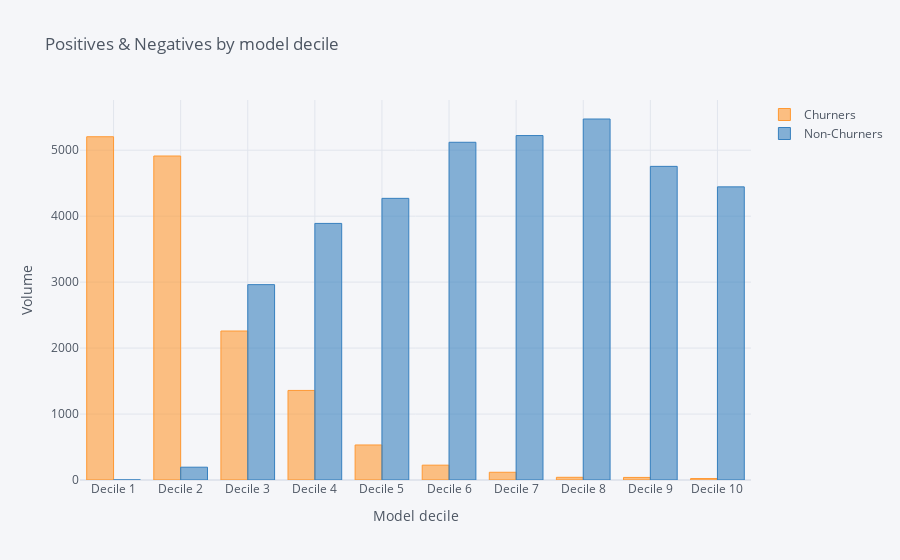

Here is the notebook cell this chart was saved with:
### Code cell
import cufflinks as cf
cf.go_offline()
cf.set_config_file(offline=False, world_readable=True)

MLift[['Churners','Non-Churners']].iplot(kind='bar',yTitle='Volume',xTitle='Model decile', title='Positives & Negatives by model decile')

### Figure 1 — Plotly figure (JSON) as saved in the notebook; plotly's stock layout.template omitted (floating-point values rounded to 4 significant figures)
{"data": [{"marker": {"color": "rgba(255, 153, 51, 0.6)", "line": {"color": "rgba(255, 153, 51, 1.0)", "width": 1}}, "name": "Churners", "orientation": "v", "text": "", "type": "bar", "x": ["Decile 1", "Decile 2", "Decile 3", "Decile 4", "Decile 5", "Decile 6", "Decile 7", "Decile 8", "Decile 9", "Decile 10"], "y": [5204, 4912, 2259, 1358, 531, 225, 117, 41, 39, 22]}, {"marker": {"color": "rgba(55, 128, 191, 0.6)", "line": {"color": "rgba(55, 128, 191, 1.0)", "width": 1}}, "name": "Non-Churners", "orientation": "v", "text": "", "type": "bar", "x": ["Decile 1", "Decile 2", "Decile 3", "Decile 4", "Decile 5", "Decile 6", "Decile 7", "Decile 8", "Decile 9", "Decile 10"], "y": [1, 194, 2962, 3890, 4270, 5120, 5222, 5473, 4755, 4444]}], "layout": {"legend": {"bgcolor": "#F5F6F9", "font": {"color": "#4D5663"}}, "paper_bgcolor": "#F5F6F9", "plot_bgcolor": "#F5F6F9", "title": {"font": {"color": "#4D5663"}, "text": "Positives & Negatives by model decile"}, "xaxis": {"gridcolor": "#E1E5ED", "showgrid": true, "tickfont": {"color": "#4D5663"}, "title": {"font": {"color": "#4D5663"}, "text": "Model decile"}, "zerolinecolor": "#E1E5ED"}, "yaxis": {"gridcolor": "#E1E5ED", "showgrid": true, "tickfont": {"color": "#4D5663"}, "title": {"font": {"color": "#4D5663"}, "text": "Volume"}, "zerolinecolor": "#E1E5ED"}}}
